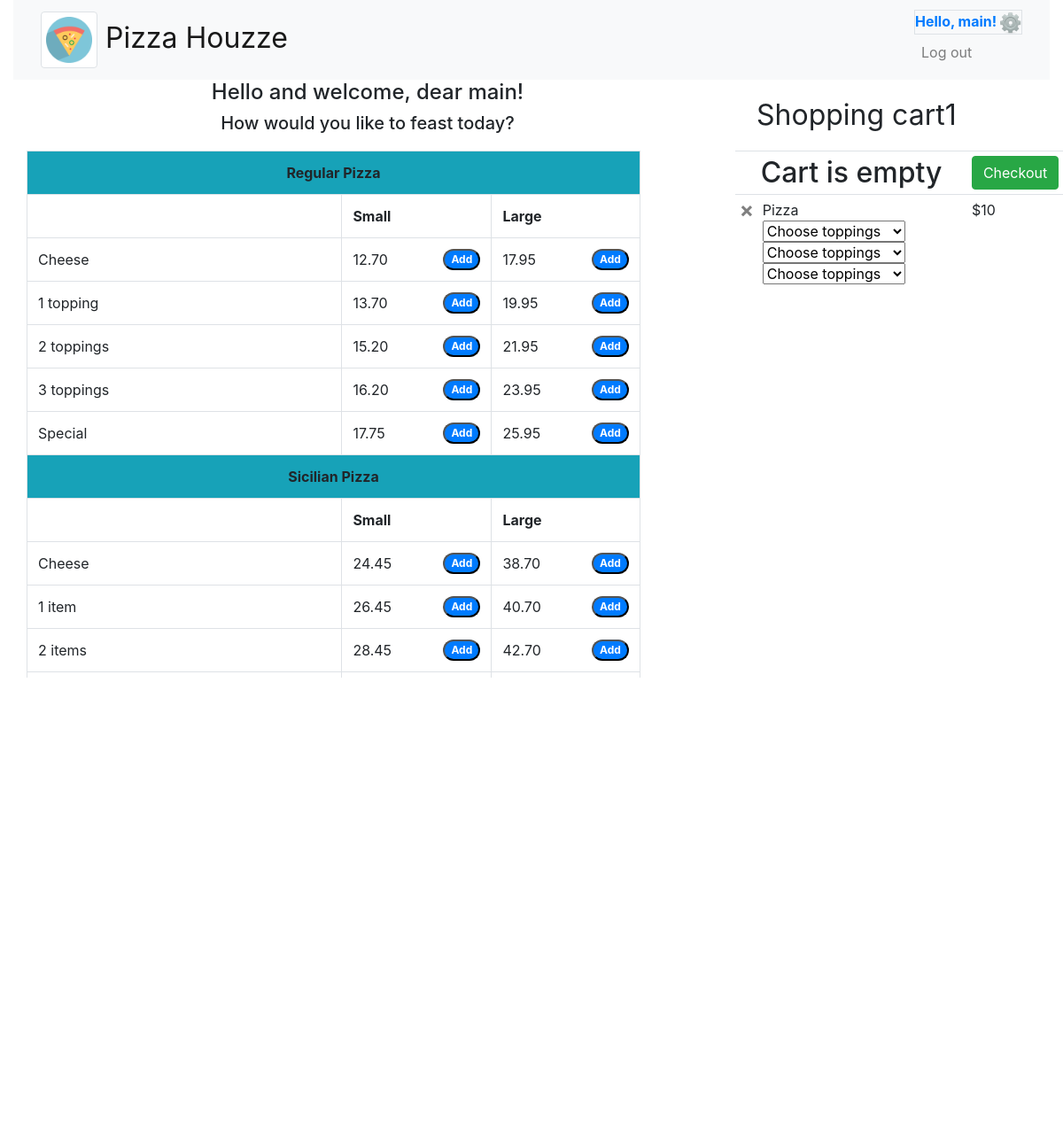
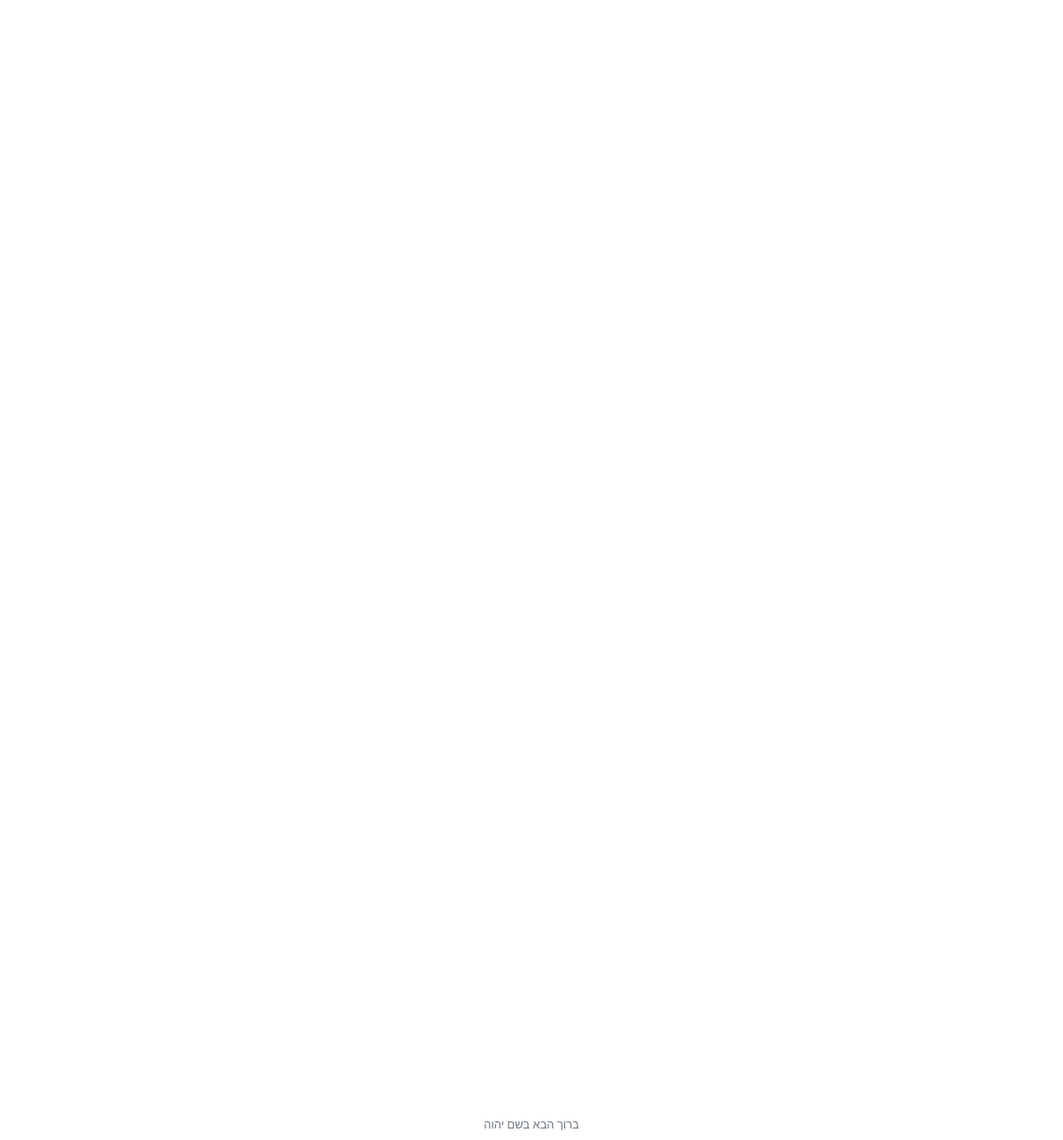
The app's page / (signed in) with its own data (2 pictures, top to bottom).
### orders/models.py (models this page shows, shortened)
class ItemType(models.Model):
    name = models.CharField(max_length=64)

class Item(models.Model):
    itemtype = models.ForeignKey(ItemType, on_delete=models.CASCADE, related_name="itemtype")
    name = models.CharField(max_length=64)
    has_extra_toppings = models.IntegerField(default=0)
    priceSmall = models.DecimalField(max_digits=6, decimal_places=2, default=0.00)
    priceLarge = models.DecimalField(max_digits=6, decimal_places=2, default=0.00)

### orders/views.py (the view)
# urls.py: path("", views.index, name="index"),
def index(request):
    allpizza = {
        "Regular Pizza"  : Item.objects.filter(itemtype__name='Regular Pizza'),
        "Sicilian Pizza" : Item.objects.filter(itemtype__name='Sicilian Pizza'),
        "Subs"           : Item.objects.filter(itemtype__name='Subs').order_by('name'),
        "Dinner Platters": Item.objects.filter(itemtype__name='Dinner Platters').order_by('name')
    }
    s_p = {
        "Pasta"           : Item.objects.filter(itemtype__name='Pasta').order_by('name'),
        "Salads": Item.objects.filter(itemtype__name='Salads').order_by('name')
    }
    context = {
        "items"         : Item.objects.all(),
        "allpizza"      : allpizza,
        "salads_pasta"  : s_p,
        "pizza_topings" : Topping.objects.filter(itemtype__name='Toppings (pizza)').order_by('name')
    }
    if not request.user.is_authenticated:
        context['user'] = 'none'
        if 'user_id' not in request.session:
            request.session['user_id'] = TMP_ID()
    else:
        context['user'] = request.user
    context['user_id'] = request.session['user_id']
    if 'order_id' in request.session:
        c_order = get_order(request)
        context['total'] = c_order.total
        context['current_order_list'] = OrderItem.objects.filter(order_id=c_order)
    return render(request, "orders/index.html", context)

### orders/templates/orders/index.html (shortened to what this page needs)
{% extends "orders/base.html" %}
{% block main %}
<main class="container-fluid disabled" style="position: fixed;">
<div class="row">
  <div class="col-8" id="extra_nav">
    <div>
      <h4 class="text-center">Hello and welcome, dear {% if user == 'none' %}Guest{% else %} {{user.username}}{% endif %}!</h4>
      <h5 class="text-center">How would you like to feast today?</h5>
    </div>
  </div>
  <div class="col-4">
    <div>
      <nav class="navbar navbar-expand-lg">
        <span class="navbar-brand p-2" id="order_header">Shopping cart</span>
      </nav>
    </div>
  </div>
</div>
    <div class="row">
        <div id="scrl" class="col-8" style="overflow: scroll;">
        <table class="table table-bordered table-hover" style="width:90%;">
          {% for key, pza in allpizza.items %}
          <tr>
            <th id='{{ key|cut:" " }}' scope="col" class="text-center bg-info" colspan="3">{{ key }}</th>
          </tr>
          <tr>
            <th scope="col"></th>
            <th scope="col">Small</th>
            <th scope="col">Large</th>
          </tr>
            {% for piz in pza %}
            <tr>
              <td>{{piz.name}}</td>
              <td>
                <div class="d-flex justify-content-between">{{piz.priceSmall}}
                  <button type="button" data-item_pk="{{piz.pk}}" data-item_size="1" data-item_price="{{piz.priceSmall}}" class="btn_add badge badge-primary badge-pill">Add</button>
                </div>
              </td>
              <td>
                <div class="d-flex justify-content-between">{{piz.priceLarge}}
                  <button type="button" data-item_pk="{{piz.pk}}" data-item_size="2"  data-item_price="{{piz.priceLarge}}" class="btn_add badge badge-primary badge-pill">Add</button>
                </div>
              </td>
            </tr>
            {% endfor %}
          {% endfor%}
        </table>
      </div>
      <div class="col-4" id="order_list">
        <table class="table table-sm" id="order_t">
          <tr class="text-center">
            <th id="total" class="h2" colspan="2">
              {% if total %}
                Total: ${{ total }}
              {% else %}
                Cart is empty
              {% endif %}
             </th>
             <th>
               <button type="button" data-order_id="1" data-user_id="1" id="checkout" name="checkout" class="btn btn-success">Checkout</button>
             </th>
          </tr>
          <tr>
            <td>
              <button type="button" class="close delete_item" data-item_id="1">
                <span title="Delete an item">&times;</span>
              </button>
            </td>
            <td>Pizza<br />
              <select class="topings" name="select" data-topping1>
                <option value="value1" disabled selected>Choose toppings</option>
              </select>
              <select name="select" data-topping2>
                <option value="value1" disabled selected>Choose toppings</option>
              </select>
              <select name="select" data-topping3>
                <option value="value1" disabled selected>Choose toppings</option>
              </select>
            </td>
            <td>$10</td>
          </tr>
        </table>
      </div>
  </div>
</main>
{% endblock %}

### orders/templates/orders/base.html (shortened to what this page needs)
{% load static %}
<!DOCTYPE html>
<html lang="en">
  <head>
    <link rel="stylesheet" href="https://stackpath.bootstrapcdn.com/bootstrap/4.4.1/css/bootstrap.min.css">
    <link href="{% static 'orders/styles.css' %}" rel="stylesheet">
</head>
<body>
    <div class="container-fluid">
  <nav id="nav" class="navbar navbar-expand-lg navbar-light bg-light d-flex justify-content-between sticky-top">
  <div class="container-fluid">
      <a class="navbar-brand" href="/">
        <img class="logo img-thumbnail img-fluid" src="{% static 'orders/logo.jpg' %}" alt="logo">
        <span>Pizza Houzze</span></a>
</div>
<div class="container-fluid d-flex justify-content-end">
{% if user == 'none' %}
<div class="dropdown">
        <button type="button" class="btn btn-outline-success dropdown-toggle" data-toggle="dropdown" data-display="static">
          Sign in
        </button>
        <div class="dropdown-menu  dropdown-menu-right">
          <form class="px-4 py-3" method="post" action="{% url 'signin' %}">
            {% csrf_token %}
            <div class="form-group">
              <label for="username">Username</label>
              <input type="text" class="form-control" id="username" name="username" placeholder="Username">
            </div>
            <div class="form-group">
              <label for="password">Password</label>
              <input type="password" class="form-control" id="password" name="password" placeholder="Password">
            </div>
            <button type="submit" class="btn btn-outline-success">Sign in</button>
          </form>
          <div class="dropdown-divider"></div>
          <a class="dropdown-item" href="" id="signup_btn">New around here? Sign up</a>
        </div>
      </div>
        {% else %}
        <ul class="navbar-nav d-block pl-3" id="user_block">
          <li id="user_account" class="border nav-item font-weight-bold" data-container="body" data-toggle="popover"><a href="{% url 'cabinet' %}" id="a_l">Hello, {{ user.username }}! <img class="gear" src="{% static 'orders/Gear.ico' %}" alt="Account"></a></li>
          <li class="nav-item"><a class="nav-link" id="logout" href="{% url 'logout' %}">Log out</a></li>
        </ul>
        {% endif %}
</div>
      </nav>
        {% block main %}
        {% endblock %}
        </div>
        <footer id="foo" class="small fixed-bottom text-center text-muted p-2 m-0">
          ברוך הבא בשם יהוה
        </footer>
  </body>
</html>

### orders/static/orders/styles.css (style rules this page uses)
nav .navbar-brand { font-size: xx-large; }
img.logo { width:64px; padding:5px; }
img.gear { width: 24px; height: 24px; }
#order_list { overflow: scroll; }

### records on screen
ItemType: name "Regular Pizza"
Item: name "Cheese", priceSmall "12.70", priceLarge "17.95"
Item: name "1 topping", priceSmall "13.70", priceLarge "19.95"
Item: name "2 toppings", priceSmall "15.20", priceLarge "21.95"
Item: name "3 toppings", priceSmall "16.20", priceLarge "23.95"
Item: name "Special", priceSmall "17.75", priceLarge "25.95"
ItemType: name "Sicilian Pizza"
Item: name "Cheese", priceSmall "24.45", priceLarge "38.70"
Item: name "1 item", priceSmall "26.45", priceLarge "40.70"
Item: name "2 items", priceSmall "28.45", priceLarge "42.70"

### other values on screen
{{ user.username }} "main"
